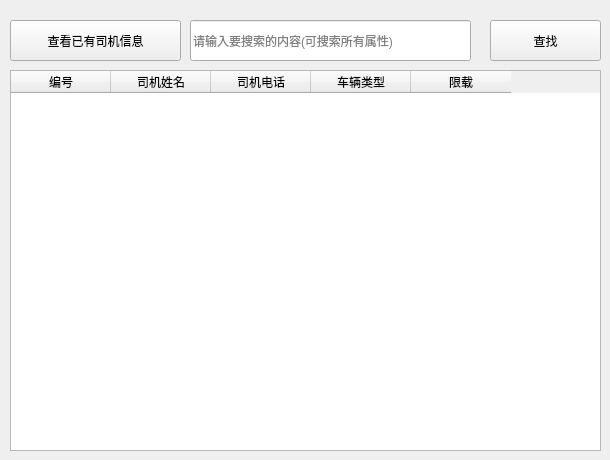
      <widget class="QWidget" name="tab_12">
       <attribute name="title">
        <string>查看司机</string>
       </attribute>
       <widget class="QTableWidget" name="tableWidget_6">
        <property name="geometry">
         <rect>
          <x>10</x>
          <y>70</y>
          <width>591</width>
          <height>381</height>
         </rect>
        </property>
        <attribute name="verticalHeaderVisible">
         <bool>false</bool>
        </attribute>
        <column>
         <property name="text">
          <string>编号</string>
         </property>
        </column>
        <column>
         <property name="text">
          <string>司机姓名</string>
         </property>
        </column>
        <column>
         <property name="text">
          <string>司机电话</string>
         </property>
        </column>
        <column>
         <property name="text">
          <string>车辆类型</string>
         </property>
        </column>
        <column>
         <property name="text">
          <string>限载</string>
         </property>
        </column>
       </widget>
       <widget class="QPushButton" name="serchbutton_6">
        <property name="geometry">
         <rect>
          <x>10</x>
          <y>20</y>
          <width>171</width>
          <height>41</height>
         </rect>
        </property>
        <property name="text">
         <string>查看已有司机信息</string>
        </property>
        <property name="icon">
         <iconset resource="../image/image.qrc">
          <normaloff>:/icon/icon/搜索.png</normaloff>:/icon/icon/搜索.png</iconset>
        </property>
        <property name="iconSize">
         <size>
          <width>24</width>
          <height>24</height>
         </size>
        </property>
       </widget>
       <widget class="QLineEdit" name="lineEdit_30">
        <property name="geometry">
         <rect>
          <x>190</x>
          <y>20</y>
          <width>281</width>
          <height>41</height>
         </rect>
        </property>
        <property name="inputMask">
         <string/>
        </property>
        <property name="text">
         <string/>
        </property>
        <property name="placeholderText">
         <string>请输入要搜索的内容(可搜索所有属性)</string>
        </property>
       </widget>
       <widget class="QPushButton" name="serchbutton_13">
        <property name="geometry">
         <rect>
          <x>490</x>
          <y>20</y>
          <width>111</width>
          <height>41</height>
         </rect>
        </property>
        <property name="text">
         <string>查找</string>
        </property>
        <property name="icon">
         <iconset resource="../image/image.qrc">
          <normaloff>:/icon/icon/搜索 (1).png</normaloff>:/icon/icon/搜索 (1).png</iconset>
        </property>
        <property name="iconSize">
         <size>
          <width>24</width>
          <height>24</height>
         </size>
        </property>
       </widget>
      </widget>
